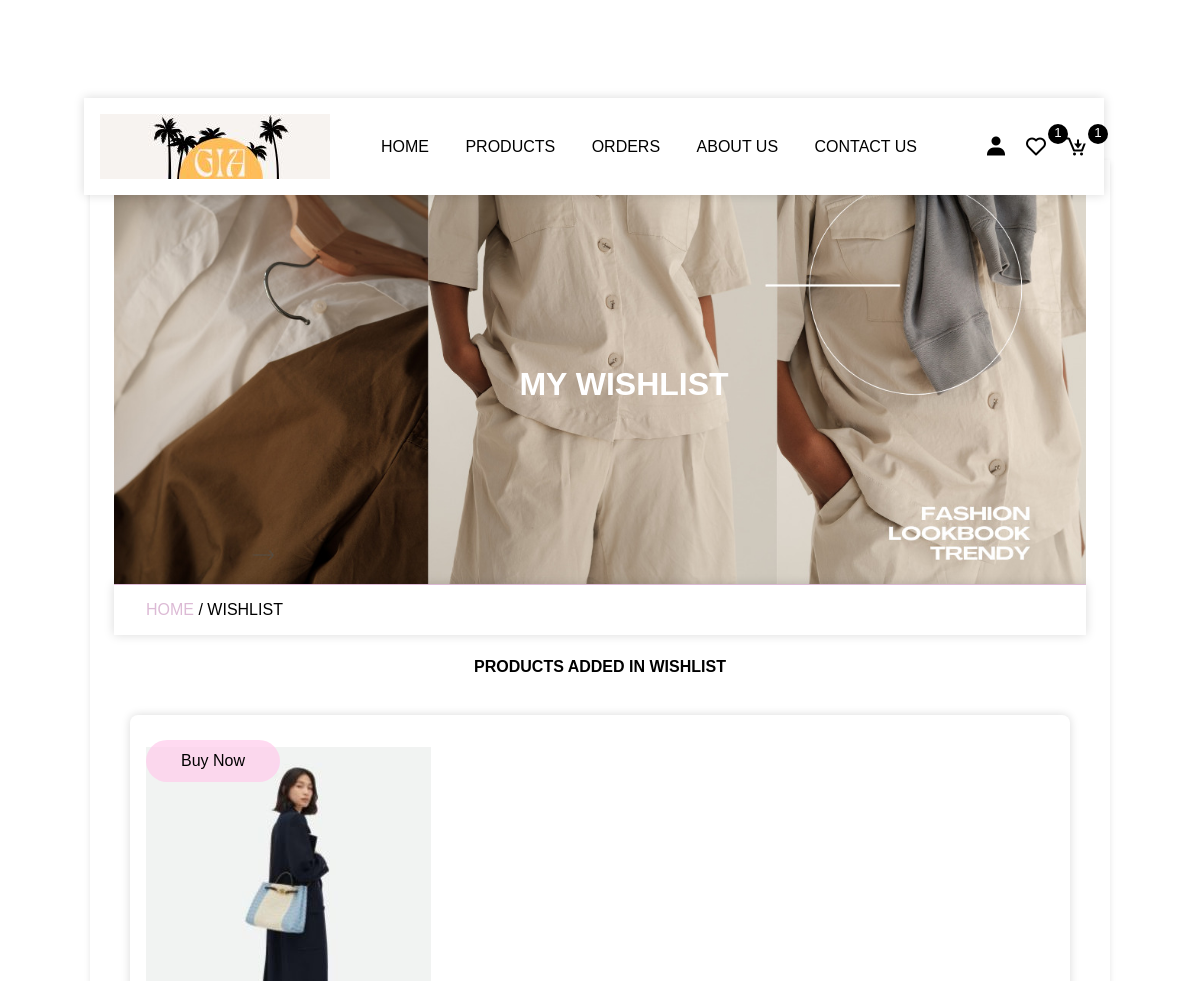
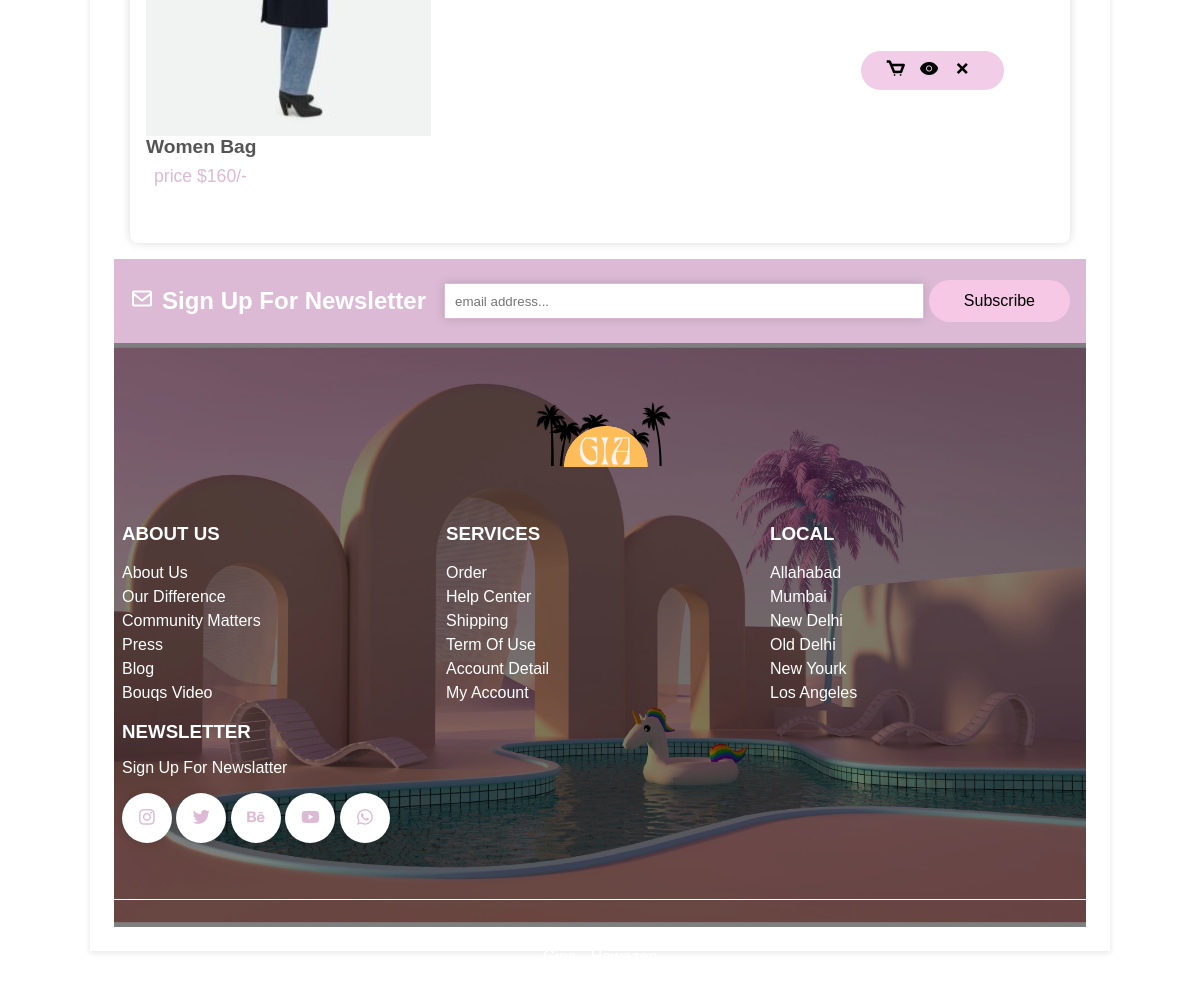
/wishlist.php (signed in), run on the app's committed database (2 pictures, top to bottom).
### tables this page shows
CREATE TABLE `wishlist` (
  `id` varchar(255) NOT NULL,
  `user_id` varchar(255) NOT NULL,
  `product_id` varchar(255) NOT NULL,
  `price` varchar(255) NOT NULL
);

CREATE TABLE `products` (
  `id` varchar(255) NOT NULL,
  `name` varchar(255) NOT NULL,
  `price` varchar(255) NOT NULL,
  `image` varchar(255) NOT NULL,
  `product_detail` varchar(500) NOT NULL,
  `status` varchar(100) NOT NULL
);

### wishlist.php (the view, shortened to what this page needs)
<?php
 include 'components/connection.php';
 if (isset($_SESSION['user_id'])) {
		$user_id = $_SESSION['user_id'];
	}else{
		$user_id = '';
	}
?>
<!DOCTYPE html>
<html lang="en">
<head>
	<link href='https://unpkg.com/boxicons@2.1.4/css/boxicons.min.css' rel='stylesheet'>
</head>
<body>
	<?php include 'components/header.php'; ?>
	<div class="main">
		<div class="banner">
			<h1>my wishlist</h1>
		</div>
		<div class="title2">
			<a href="home.php">home </a><span>/ wishlist</span>
		</div>
		<section class="products">
			<h1 class="title">products added in wishlist</h1>
			<div class="box-container">
				<?php
					$select_wishlist = $conn->prepare("SELECT * FROM `wishlist` WHERE user_id = ?");
					$select_wishlist->execute([$user_id]);
					if ($select_wishlist->rowCount()>0) {
						while($fetch_wishlist = $select_wishlist->fetch(PDO::FETCH_ASSOC)){
							$select_products = $conn->prepare("SELECT * FROM `products` WHERE id= ?");
							$select_products->execute([$fetch_wishlist['product_id']]);
							if ($select_products->rowCount()> 0 ) {
								$fetch_products = $select_products->fetch(PDO::FETCH_ASSOC)
				?>
				<form method="post" action="" class="box">
					<img src="image/<?=$fetch_products['image']; ?>">
					<div class="button">
						<button type="submit" name="add_to_cart"><i class="bx bx-cart"></i></button>
						<a href="view_page.php?pid=<?php echo $fetch_products['id']; ?>" class="bx bxs-show"></a>
						<button type="submit" name="delete_item" onclick="return confirm('delete this item');"><i class="bx bx-x"></i></button>
					</div>
					<h3 class="name"><?=$fetch_products['name']; ?></h3>
					<div class="flex">
						<p class="price">price $<?=$fetch_products['price']; ?>/-</p>
					</div>
					<a href="checkout.php?get_id=<?=$fetch_products['id']; ?>" class="btn">buy now</a>
				</form>
				<?php
							}
						}
					}else{
						echo '<p class="empty">no products added yet!</p>';
					}
				?>
			</div>
		</section>
		<?php include 'components/footer.php'; ?>
	</div>
</body>
</html>

### data on the page
wishlist: product.image (picture), product.name "Women Bag", product.price "160"

### other printed values
$total_wishlist_items "1"
$total_cart_items "1"
